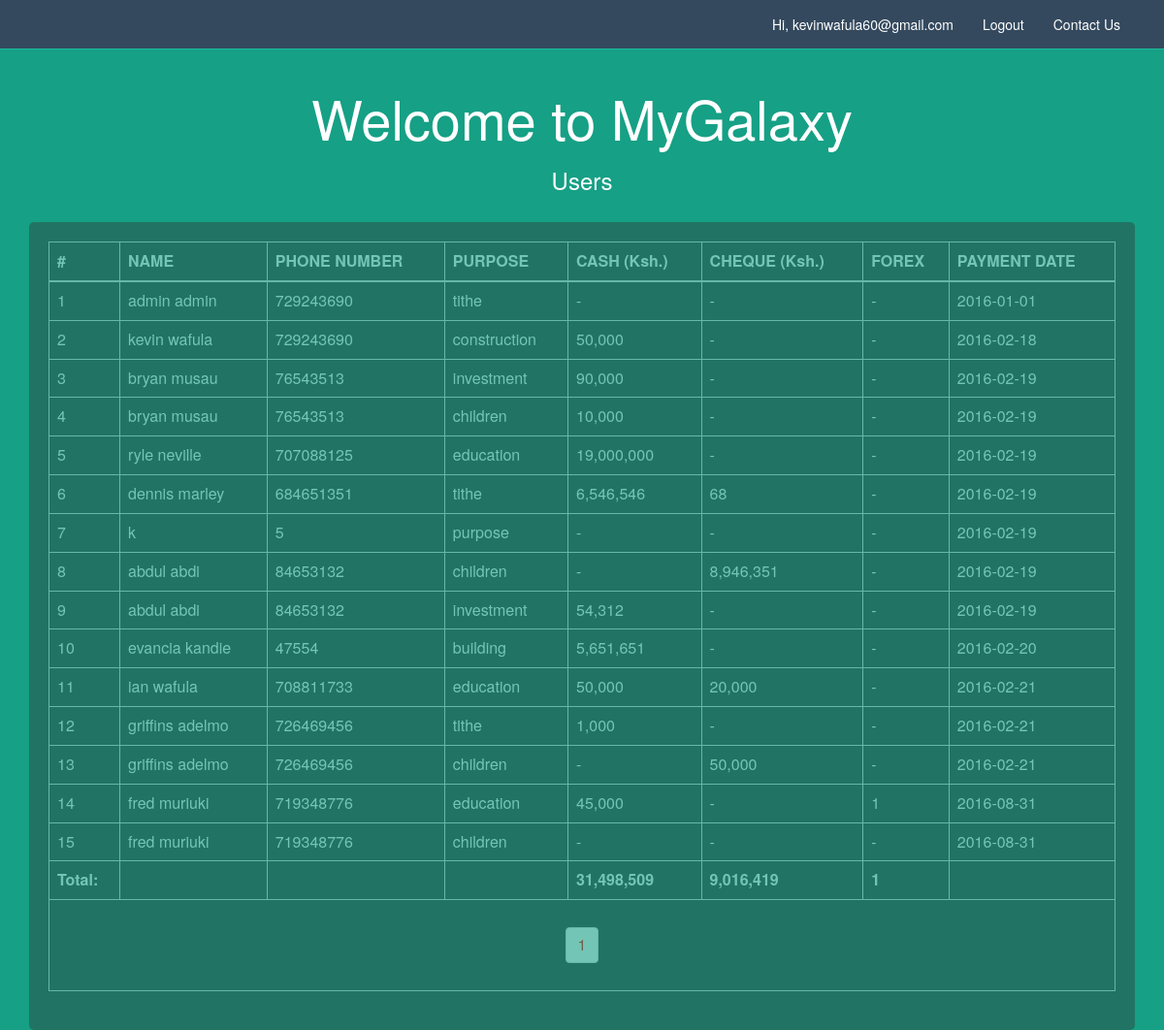
Page /admin.php (signed in) on the committed database.
### tables this page shows
CREATE TABLE `payments` (
  `id`             INT(11)     NOT NULL,
  `purpose`        VARCHAR(25) NOT NULL,
  `cash`           INT(11)     NOT NULL DEFAULT '0',
  `cheque`         INT(11)     NOT NULL DEFAULT '0',
  `forex`          INT(11)     NOT NULL DEFAULT '0',
  `receipt_status` TINYINT(1)  NOT NULL DEFAULT '0',
  `payment_date`   DATE        NOT NULL
);

CREATE TABLE `details` (
  `id`           INT(11)     NOT NULL,
  `full_name`    VARCHAR(30) NOT NULL,
  `phone_number` INT(11)     NOT NULL,
  `gender`       VARCHAR(7)  NOT NULL,
  `registrar`    VARCHAR(50) NOT NULL DEFAULT 'kevinwafula60@gmail.com'
);

### includes/db_operations.php (the view, shortened to what this page needs)
<?php
    class db_operations {
        private static $DB_CONN;
        public function __construct($connection) {
            include_once 'config.php';
            self::$DB_CONN = $connection;
        }
        public static function paginglink($query, $records_per_page) {
            $self = $_SERVER['PHP_SELF'];
            $stmt = self::$DB_CONN->prepare($query);
            $stmt->execute();
            $total_no_of_records = $stmt->rowCount();
            if ($total_no_of_records > 0) {
                ?>
                <ul class="pagination"><?php
                $total_no_of_pages = ceil($total_no_of_records / $records_per_page);
                $current_page = 1;
                for ($i = 1; $i <= $total_no_of_pages; $i++) {
                    if ($i == $current_page) {
                        echo "<li><a href='" . $self . "?page_no=" . $i . "' style='color:red;'>" . $i . "</a></li>";
                    } else {
                        echo "<li><a href='" . $self . "?page_no=" . $i . "'>" . $i . "</a></li>";
                    }
                }
                ?></ul><?php
            }
        }
        public static function getAllUserData($query) {
            try {
                $no = 1;
                $total_cash = 0;
                $total_cheque = 0;
                $total_forex = 0;
                $result = self::$DB_CONN->query($query);
                foreach ($result as $data) {
                    if ($data[CASH] == '0') {
                        $cash = '-';
                    } else {
                        $cash = number_format($data[CASH]);
                    }
                    if ($data[CHEQUE] == '0') {
                        $cheque = '-';
                    } else {
                        $cheque = number_format($data[CHEQUE]);
                    }
                    if ($data[FOREX] == '0') {
                        $forex = '-';
                    } else {
                        $forex = number_format($data[FOREX]);
                    }
                    echo '
		<tr>
			<td>' . $no . '</td>
			<td>' . $data[FULL_NAME] . '</td>
			<td>' . $data[PHONE_NUMBER] . '</td>
			<td>' . $data[PURPOSE] . '</td>
			<td>' . $cash . '</td>
			<td>' . $cheque . '</td>
			<td>' . $forex . '</td>
			<td>' . $data[PAYMENT_DATE] . '</td>
		</tr>
		';
                    $total_cash += $data[CASH];
                    $total_cheque += $data[CHEQUE];
                    $total_forex += $data[FOREX];
                    $no++;
                }
                if ($total_forex == '0') {
                    $total_forex = "-";
                } else {
                    $total_forex = number_format($total_forex);
                }
                echo '<tr>
			<td><b>Total:</b></td>
			<td></td>
			<td></td>
			<td></td>
			<td><b>' . number_format($total_cash) . '</b></td>
			<td><b>' . number_format($total_cheque) . '</b></td>
			<td><b>' . $total_forex . '</b></td>
			<td></td>
		</tr>';
            } catch (PDOException $e) {
                echo "Error " . $e->getMessage();
            }
        }
    }

### rows in the picture
payments: id.full_name "admin admin", id.phone_number "729243690", purpose "tithe", cash "-", cheque "-", forex "-", payment_date "2016-01-01"
payments: id.full_name "kevin wafula", id.phone_number "729243690", purpose "construction", cash "50,000", cheque "-", forex "-", payment_date "2016-02-18"
payments: id.full_name "bryan musau", id.phone_number "76543513", purpose "investment", cash "90,000", cheque "-", forex "-", payment_date "2016-02-19"
payments: id.full_name "bryan musau", id.phone_number "76543513", purpose "children", cash "10,000", cheque "-", forex "-", payment_date "2016-02-19"
payments: id.full_name "ryle neville", id.phone_number "707088125", purpose "education", cash "19,000,000", cheque "-", forex "-", payment_date "2016-02-19"
payments: id.full_name "dennis marley", id.phone_number "684651351", purpose "tithe", cash "6,546,546", cheque "68", forex "-", payment_date "2016-02-19"
payments: id.full_name "k", id.phone_number "5", purpose "purpose", cash "-", cheque "-", forex "-", payment_date "2016-02-19"
payments: id.full_name "abdul abdi", id.phone_number "84653132", purpose "children", cash "-", cheque "8,946,351", forex "-", payment_date "2016-02-19"
payments: id.full_name "abdul abdi", id.phone_number "84653132", purpose "investment", cash "54,312", cheque "-", forex "-", payment_date "2016-02-19"
payments: id.full_name "evancia kandie", id.phone_number "47554", purpose "building", cash "5,651,651", cheque "-", forex "-", payment_date "2016-02-20"
payments: id.full_name "ian wafula", id.phone_number "708811733", purpose "education", cash "50,000", cheque "20,000", forex "-", payment_date "2016-02-21"
payments: id.full_name "griffins adelmo", id.phone_number "726469456", purpose "tithe", cash "1,000", cheque "-", forex "-", payment_date "2016-02-21"
payments: id.full_name "griffins adelmo", id.phone_number "726469456", purpose "children", cash "-", cheque "50,000", forex "-", payment_date "2016-02-21"
payments: id.full_name "fred muriuki", id.phone_number "719348776", purpose "education", cash "45,000", cheque "-", forex "1", payment_date "2016-08-31"
payments: id.full_name "fred muriuki", id.phone_number "719348776", purpose "children", cash "-", cheque "-", forex "-", payment_date "2016-08-31"

### other values in the picture
$_SESSION['username'] "kevinwafula60@gmail.com"
$total_cash "31,498,509"
$total_cheque "9,016,419"
$total_forex "1"
